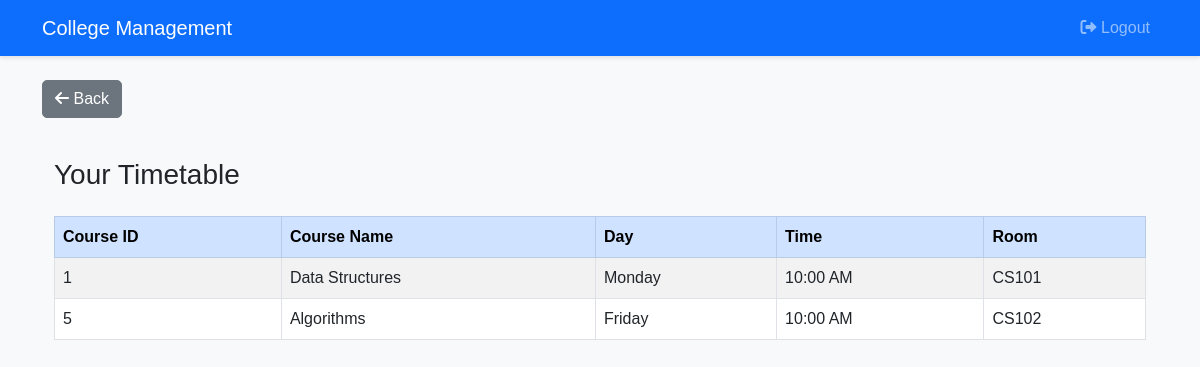
/professor/view_timetable.php (signed in), run on the app's committed database.
### tables this page shows
CREATE TABLE `class` (
  `ClassID` int(11) NOT NULL,
  `CourseID` int(11) DEFAULT NULL,
  `ProfessorID` int(11) DEFAULT NULL,
  `Semester` varchar(20) DEFAULT NULL,
  `Room` varchar(20) DEFAULT NULL
);

CREATE TABLE `course` (
  `CourseID` int(11) NOT NULL,
  `CourseName` varchar(100) NOT NULL,
  `DepartmentID` int(11) DEFAULT NULL,
  `Credits` int(11) DEFAULT NULL
);

CREATE TABLE `timetable` (
  `TimetableID` int(11) NOT NULL,
  `ClassID` int(11) DEFAULT NULL,
  `Day` enum('Monday','Tuesday','Wednesday','Thursday','Friday','Saturday','Sunday') DEFAULT NULL,
  `Time` time DEFAULT NULL
);

### professor/view_timetable.php (the view, shortened to what this page needs)
<?php
require_once '../config/db.php';
$user_id = $_SESSION['user_id'];
$stmt = $pdo->prepare("SELECT Role FROM User WHERE UserID = ?");
$stmt->execute([$user_id]);
$user = $stmt->fetch();
$role = $user['Role'];
if ($role == 'Professor') {
    $stmt = $pdo->prepare("
        SELECT c.CourseID, co.CourseName, t.Day, t.Time, c.Room
        FROM Professor p
        JOIN Class c ON p.ProfessorID = c.ProfessorID
        JOIN Course co ON c.CourseID = co.CourseID
        JOIN Timetable t ON c.ClassID = t.ClassID
        WHERE p.UserID = ?
        ORDER BY FIELD(t.Day, 'Monday', 'Tuesday', 'Wednesday', 'Thursday', 'Friday', 'Saturday', 'Sunday'), t.Time
    ");
} else {
    echo "<div class='alert alert-warning'>Only students and professors can view the timetable.</div>";
    exit();
}
$stmt->execute([$user_id]);
$timetable = $stmt->fetchAll();
?>
<!DOCTYPE html>
<html lang="en">
<head>
    <link href="https://cdn.jsdelivr.net/npm/bootstrap@5.3.0/dist/css/bootstrap.min.css" rel="stylesheet">
</head>
<body>
<?php include '../includes/header.php'; ?>
<div class="container mt-4">
    <h3 class="mb-4">Your Timetable</h3>
    <?php if (count($timetable) > 0): ?>
        <table class="table table-bordered table-striped">
            <thead class="table-primary">
                <tr>
                    <th>Course ID</th>
                    <th>Course Name</th>
                    <th>Day</th>
                    <th>Time</th>
                    <th>Room</th>
                </tr>
            </thead>
            <tbody>
                <?php foreach ($timetable as $row): ?>
                    <tr>
                        <td><?= htmlspecialchars($row['CourseID']) ?></td>
                        <td><?= htmlspecialchars($row['CourseName']) ?></td>
                        <td><?= htmlspecialchars($row['Day']) ?></td>
                        <td><?= date("g:i A", strtotime($row['Time'])) ?></td>
                        <td><?= htmlspecialchars($row['Room']) ?></td>
                    </tr>
                <?php endforeach; ?>
            </tbody>
        </table>
    <?php else: ?>
        <div class="alert alert-info">No timetable entries found for your account.</div>
    <?php endif; ?>
</div>
</body>
</html>

### css/styles.css (style rules this page uses)
body { background-color: #f8f9fa; font-family: 'Arial', sans-serif; }
.table th, .table td { vertical-align: middle; }

### data on the page
class: CourseID "1", CourseID.CourseName "Data Structures", timetable.Day "Monday", timetable.Time "10:00 AM", Room "CS101"
class: CourseID "5", CourseID.CourseName "Algorithms", timetable.Day "Friday", timetable.Time "10:00 AM", Room "CS102"
